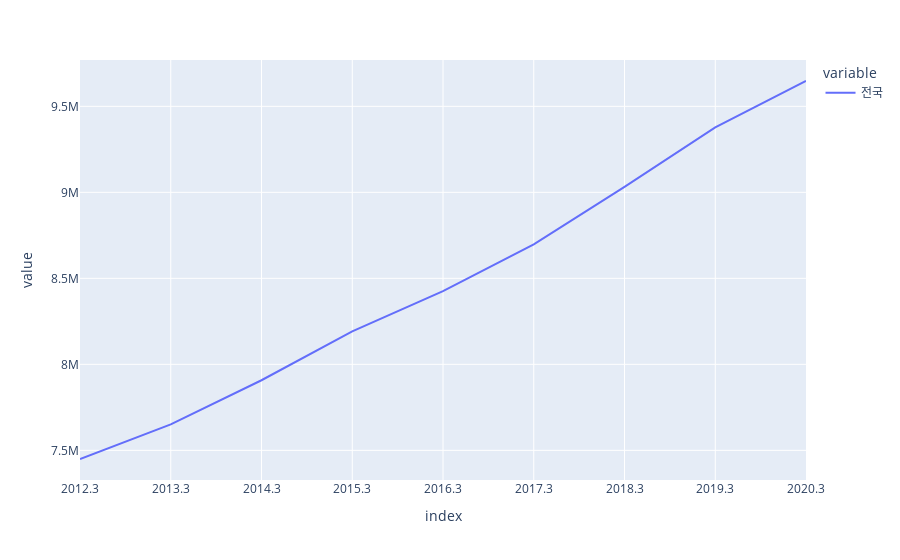

The cell this chart's notebook holds for it:
### Code cell
# 개인소유 : 전국 
plt.figure(figsize = (15,4))

px.line(data2_personal['전국'])

### Figure 1 — Plotly figure (JSON) as saved in the notebook; plotly's stock layout.template omitted (floating-point values rounded to 4 significant figures)
{"data": [{"hovertemplate": "variable=전국<br>index=%{x}<br>value=%{y}<extra></extra>", "legendgroup": "전국", "line": {"color": "#636efa", "dash": "solid"}, "marker": {"symbol": "circle"}, "mode": "lines", "name": "전국", "orientation": "v", "showlegend": true, "type": "scatter", "x": ["2012.3", "2013.3", "2014.3", "2015.3", "2016.3", "2017.3", "2018.3", "2019.3", "2020.3"], "xaxis": "x", "y": [7449705, 7650631, 7907597, 8191917, 8425911, 8697344, 9031320, 9377878, 9647242], "yaxis": "y"}], "layout": {"legend": {"title": {"text": "variable"}, "tracegroupgap": 0}, "margin": {"t": 60}, "xaxis": {"anchor": "y", "domain": [0, 1], "title": {"text": "index"}}, "yaxis": {"anchor": "x", "domain": [0, 1], "title": {"text": "value"}}}}
